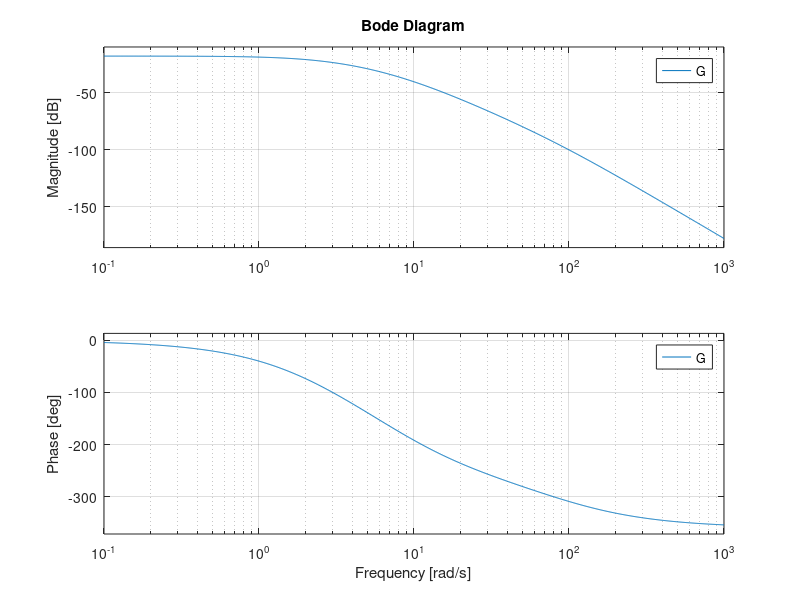
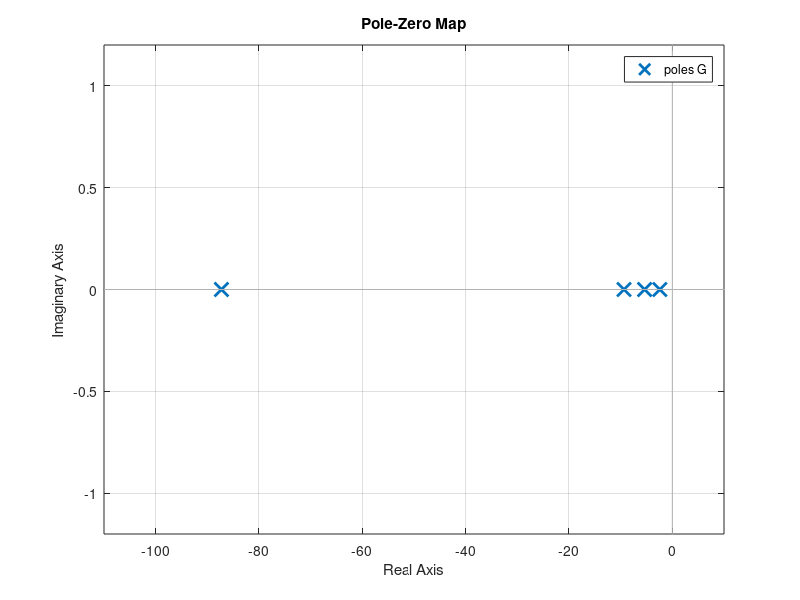
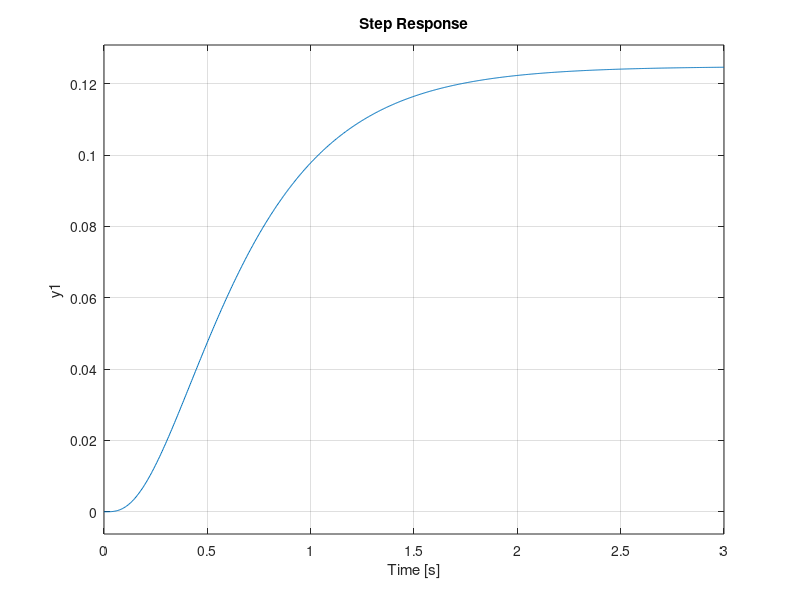
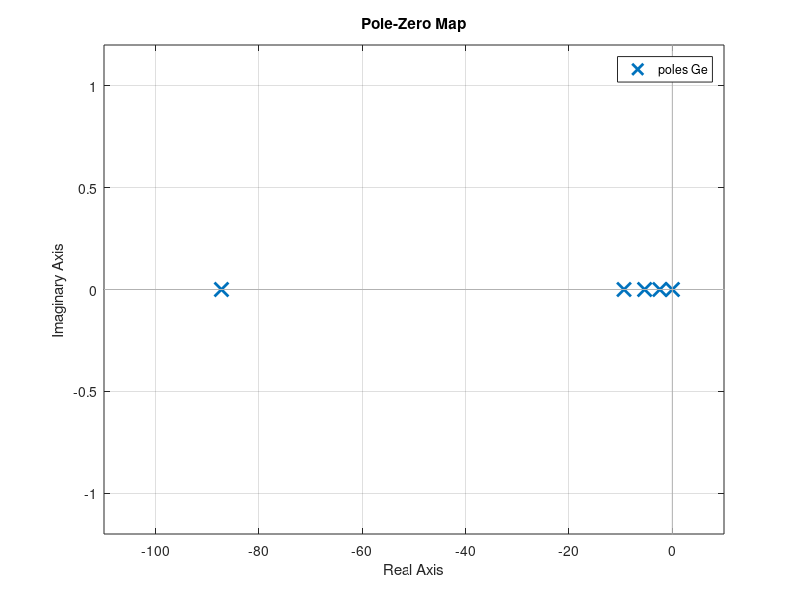

These charts were generated, in order, by the following MATLAB code:
clear; close all; clc; 
% DATI

% SISTEMA MECCANICO

r1 = 0.45 * 10^-2;          % raggio interno puleggia (metri)
r2 = 4.5 * 10^-2;           % raggio esterno puleggia (metri)
J = 2 * 10^-4;              % inerzia (kg*m^2)
m = 10 * 10^-3;             % massa (kilogrammi)
beta = 1.6;                 % coefficiente smorzatore (N * s / m)
g = 9.81;                   % accelerazione di gravità (m / s^2)

% SISTEMA DI RISCALDAMENTO

l = 15 * 10^-2;             % lunghezza filo (metri)
d = 0.2 * 10^-3;            % diametro filo (metri)
Cth = 25.1 * 10^-3;         % capacità termica (J/K)
Re = 4.8;                   % resistenza elettrica (ohm)
Le = 55 * 10^-3;            % induttanza (H)
    
    % Cella di Peltier
    Rth = 16.7;             % resistenza termica (ohm)
    Tp = (15+273.15);                % temperatura cella (gradi)

    % Convezione con l'ambiente
    h = 6.55;               % coefficiente di convezione (W / (m^2 * K))
    S = (pi * d * l);         % superficie cilindrica (m^2)
    Tamb = (24+273.15);              % temperatura ambiente (gradi)

% ATTUATORE SMA

K_max = 3.92 * 10^3;        % (N/m)
Tavg = 70+273.15;                  % (gradi)
Tdiff = 20;                 % (gradi)
dl_max = 0.6 * 10^-2;       % deformazione filo, 96% di l (metri)
c = 6.2;                    % costante

z_star = 4.2 * 10^-2;       % quota desiderata (metri)


% STATI DI EQUILIBRIO

K_star = (m * g * r2) / (r1 * (dl_max - (r1/r2) * z_star));

x2_e = Tavg + ((Tdiff/c) * log(K_star / (K_max - K_star)));
x1_e = sqrt((1 / Re) * (h * S * (x2_e - Tamb) + (1 / Rth) * (x2_e - Tp)));

% K linearizzato in x2_e

K_x2_e = K_max * (1 - 1 / (1 + exp(c * (x2_e - Tavg) / Tdiff)));

% derivata parziale di K

derivata_parziale_K = ((c * K_max) / Tdiff) * ((exp(c * ((x2_e - Tavg) / Tdiff))) / (1 + exp(c * ((x2_e - Tavg) / Tdiff)))^2);

% MATRICI

A_1_1 = -Re / Le;

A_2_1 = ((2 * Re) / Cth) * x1_e;

A_2_2 = (-1 / Cth) * (h * S + 1 / Rth);

A_4_2 = ((r1 * (dl_max - (r1/r2) * z_star)) / (r2 * (m + J / r2^2))) * derivata_parziale_K;

A_4_3 = (-r1^2 /( r2^2 * (m +( J / r2^2)))) * K_x2_e;

A_4_4 = -beta / (m + J / r2^2);

A = [A_1_1     0       0      0;
     A_2_1   A_2_2     0      0;
       0       0       0      1;
       0     A_4_2   A_4_3  A_4_4];


B = [1/Le;
     0;
     0;
     0];


C = [0 0 1 0];


D = 0;

pippo = ss(A,B,C,D);

s=tf('s')
G = tf(pippo);


[P,Z]=pzmap(G);
figure;
bode(G);
grid on;

figure;
pzmap(G);
grid on;

figure
step(G);

Ge= G*(1/s);

figure;
pzmap(Ge);
figure;
rlocus(Ge);


